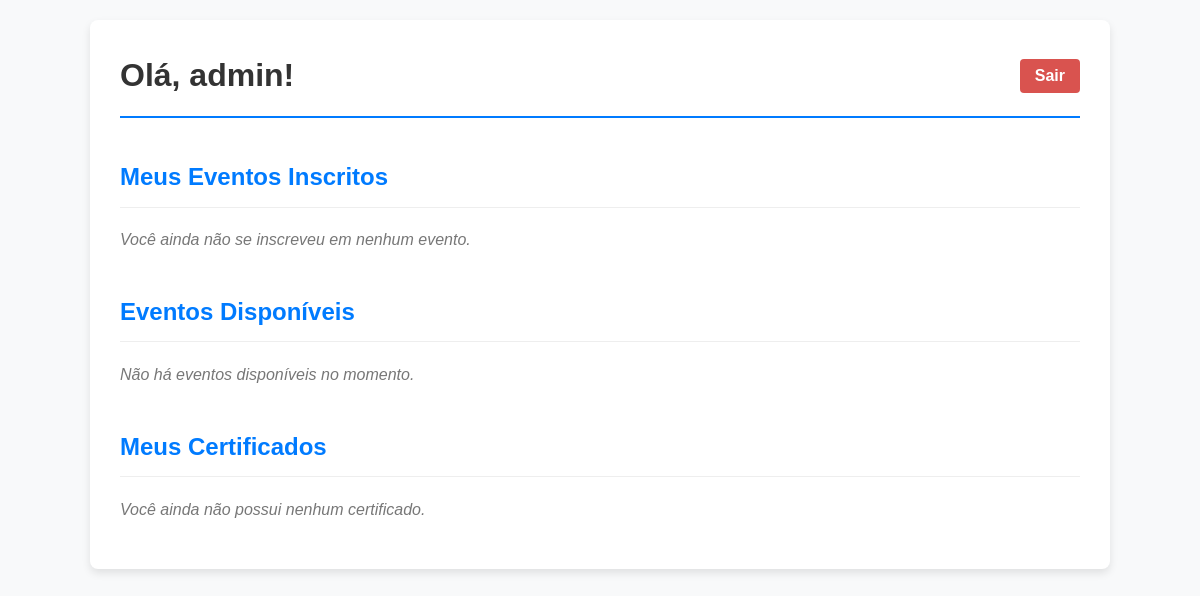
The page /dashboard/participante/ (signed in) on the database as committed earlier.
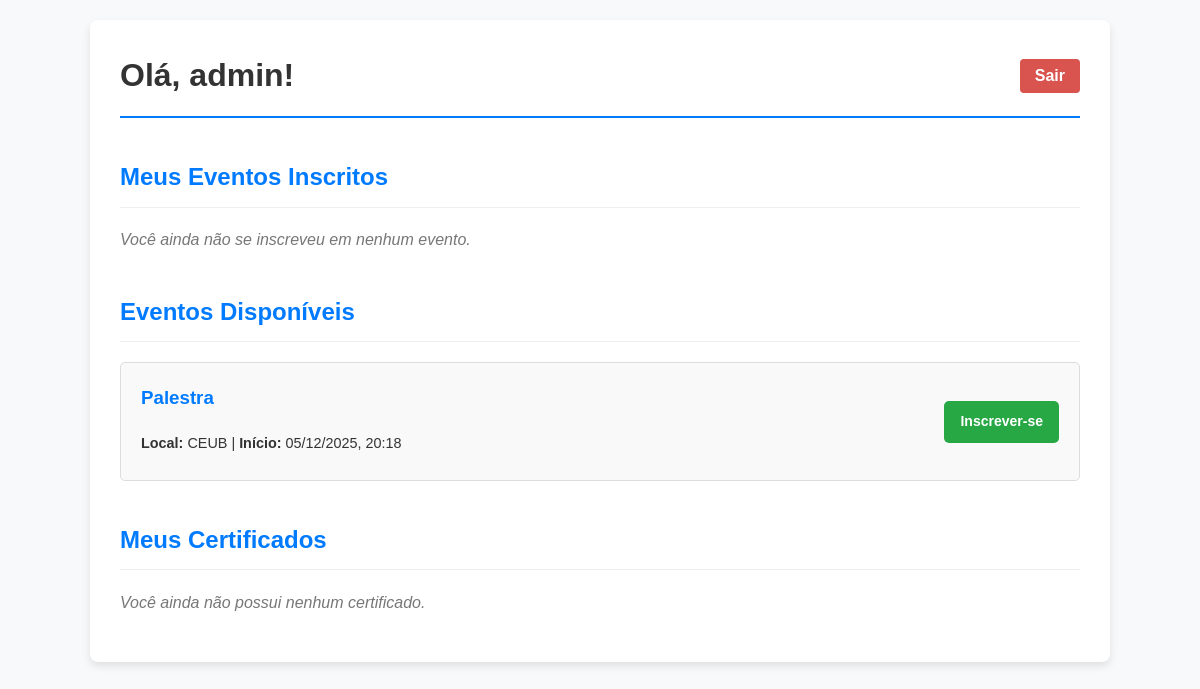
The same page on the database as committed later.
### sgea_app/models.py (models this page shows, shortened)
class Evento(models.Model):
    TIPO_EVENTO_CHOICES = (
        ('seminario', 'Seminário'),
        ('palestra', 'Palestra'),
        ('congresso', 'Congresso'),
        ('workshop', 'Workshop'),
        ('outro', 'Outro'),
    )
    nome = models.CharField(max_length=200, help_text="Nome ou título do evento.")
    tipo_evento = models.CharField(max_length=50, choices=TIPO_EVENTO_CHOICES, help_text="Tipo do evento (ex: seminário, palestra).")
    data_inicio = models.DateTimeField(help_text="Data e hora de início do evento.")
    data_fim = models.DateTimeField(help_text="Data e hora de término do evento.")
    local = models.CharField(max_length=255, help_text="Local onde o evento ocorrerá.")
    quantidade_participantes = models.PositiveIntegerField(
        default=0,
        validators=[MinValueValidator(0)],
        help_text="Número máximo de participantes permitidos.")
    banner = models.ImageField(
        upload_to='eventos/banners/',
        blank=True,
        null=True,
        help_text="Imagem promocional do evento (apenas .jpg, .png, .jpeg).",
        validators=[FileExtensionValidator(allowed_extensions=['jpg', 'jpeg', 'png'])]
    )
    organizador = models.ForeignKey(
        settings.AUTH_USER_MODEL,
        on_delete=models.SET_NULL,
        null=True,
        related_name='eventos_organizados',
        limit_choices_to={'perfil': 'organizador'},
        help_text="Organizador responsável pelo evento."
    )
    participantes = models.ManyToManyField(
        settings.AUTH_USER_MODEL,
        through='Inscricao',
        related_name='eventos_inscritos',
        blank=True
    )
    professor_responsavel = models.ForeignKey(
        settings.AUTH_USER_MODEL,
        on_delete=models.SET_NULL,
        null=True,
        related_name='eventos_responsavel',
        limit_choices_to={'perfil': 'professor'},
        help_text="Professor responsável pelo evento."
    )
    data_criacao = models.DateTimeField(auto_now_add=True)
    data_atualizacao = models.DateTimeField(auto_now=True)
    class Meta:
        db_table = "evento"
        ordering = ["-data_inicio", "nome"]
        verbose_name = "Evento"
        verbose_name_plural = "Eventos"

### sgea_app/views.py (the view)
# urls.py: path('dashboard/participante/', views.participantes_dashboard, name='participantes_dashboard'),
@login_required
def participantes_dashboard(request):
    inscricoes_pendentes = Inscricao.objects.filter(
        usuario=request.user,
        presenca=True,
        certificado__isnull=True,
        evento__data_fim__lt=timezone.now()  # Apenas eventos passados
    )
    for inscricao in inscricoes_pendentes:
        verificar_e_gerar_certificado(inscricao)
    eventos_inscritos = Evento.objects.filter(participantes=request.user)
    eventos_disponiveis = Evento.objects.exclude(participantes=request.user)
    eventos_responsavel = []
    if request.user.perfil == 'professor':
        eventos_responsavel = Evento.objects.filter(professor_responsavel=request.user)
    certificados_obtidos = Certificado.objects.filter(inscricao__usuario=request.user).select_related(
        'inscricao__evento')
    context = {
        'eventos_inscritos': eventos_inscritos,
        'eventos_disponiveis': eventos_disponiveis,
        'certificados_obtidos': certificados_obtidos,
        'eventos_responsavel': eventos_responsavel,
    }
    return render(request, 'sgea_app/dashboard/participantes_dashboard.html', context)

### sgea_app/templates/sgea_app/dashboard/participantes_dashboard.html (shortened to what this page needs)
<!DOCTYPE html>
<html lang="pt-br">
<head>
</head>
<body>
    <div class="container">
        <div class="header">
            <h1>Olá, {{ user.first_name|default:user.username }}!</h1>
            <form action="{% url 'logout' %}" method="post" class="logout-form">
                <button type="submit">Sair</button>
            </form>
        </div>
        <h2>Meus Eventos Inscritos</h2>
        {% if eventos_inscritos %}
            <ul class="event-list">
                {% for evento in eventos_inscritos %}
                    <li class="event-item">
                        <div class="event-details">
                            <h3>{{ evento.nome }}</h3>
                            <p><strong>Local:</strong> {{ evento.local }} | <strong>Início:</strong> {{ evento.data_inicio|date:"d/m/Y, H:i" }} |
                            <strong>Término:</strong> {{ evento.data_fim|date:"d/m/Y, H:i" }} </p>
                        </div>
                        <div class="event-actions">
                            <a href="{% url 'detalhes_evento' evento.pk %}" class="btn btn-primary">Detalhes</a>
                            <form action="{% url 'cancelar_inscricao' evento.pk %}" method="post" style="margin: 0;">
                                {% csrf_token %}
                                <button type="submit" class="btn btn-danger">Cancelar Inscrição</button>
                            </form>
                        </div>
                    </li>
                {% endfor %}
            </ul>
        {% else %}
            <p class="no-events">Você ainda não se inscreveu em nenhum evento.</p>
        {% endif %}
        <h2>Eventos Disponíveis</h2>
        {% if eventos_disponiveis %}
            <ul class="event-list">
                {% for evento in eventos_disponiveis %}
                    <li class="event-item">
                        <div class="event-details">
                            <h3><a href="{% url 'detalhes_evento' evento.pk %}" style="text-decoration: none; color: #007bff;">{{ evento.nome }}</a></h3>
                            <p><strong>Local:</strong> {{ evento.local }} | <strong>Início:</strong> {{ evento.data_inicio|date:"d/m/Y, H:i" }}</p>
                        </div>
                        <div class="event-actions">
                            <form action="{% url 'inscrever_evento' evento.pk %}" method="post">
                                <button type="submit" class="btn btn-success">Inscrever-se</button>
                            </form>
                        </div>
                    </li>
                {% endfor %}
            </ul>
        {% else %}
            <p class="no-events">Não há eventos disponíveis no momento.</p>
        {% endif %}
        <h2>Meus Certificados</h2>
        {% if certificados_obtidos %}
            <table class="table">
                <thead>
                    <tr>
                        <th>Evento</th>
                        <th>Data de Emissão</th>
                        <th>Código de Validação</th>
                    </tr>
                </thead>
                <tbody>
                    {% for certificado in certificados_obtidos %}
                    <tr>
                        <td>{{ certificado.inscricao.evento.nome }}</td>
                        <td>{{ certificado.data_emissao|date:"d/m/Y" }}</td>
                        <td><strong>{{ certificado.codigo_validacao }}</strong></td>
                    </tr>
                    {% endfor %}
                </tbody>
            </table>
        {% else %}
            <p class="no-certificates">Você ainda não possui nenhum certificado.</p>
        {% endif %}
    </div>
</body>
</html>

Rows that differ between the two databases and show on the page:
added Evento: nome "Palestra", local "CEUB", data_inicio "05/12/2025, 20:18"
Other text that changed with them:
text no longer shown: "Não há eventos disponíveis no momento."
